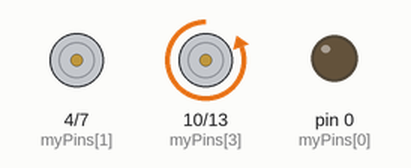
The sketch below on a simulated Arduino Uno, built with avr-gcc and run on an emulated ATmega328P. Shown: motor-driver pin pairs drawn as motors (green arrow = first pin HIGH = forward, orange = second pin HIGH = backward, longer = more drive), output pins drawn as LEDs (lit = HIGH). Random numbers use the default seed unless the sketch sets one.

Above: at 0.11 s.
At 5.71 s:
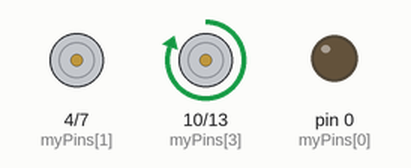
At 9.9 s:
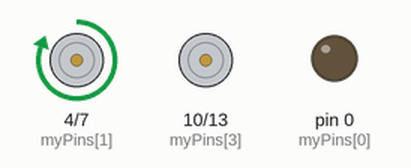
At 19.93 s:
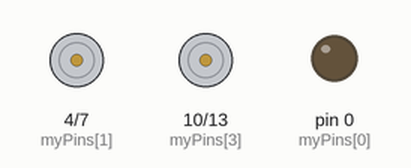
At 29.49 s:
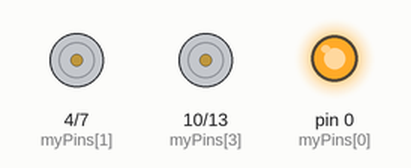
At 39.74 s:
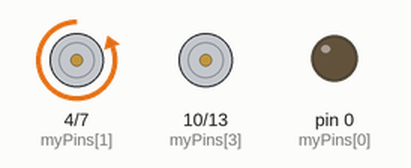
Timing chart, 0 to 40.0 s (numbered marks = the images above):
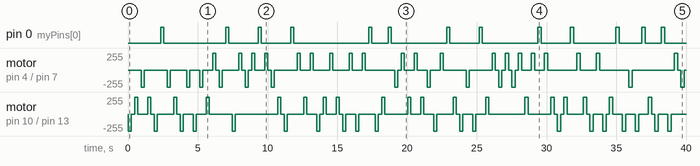

Measured:
- by itself, pin 0 (myPins[0]): LOW → HIGH at 2.3 s, → LOW 0.23 s later, → HIGH 4.4 s later, → LOW 0.23 s later, … (26 changes in this stretch)
- by itself, motor on pin 4 (myPins[1]) / pin 7 (myPins[2]): stopped → backward 255/255 at 0.93 s, → stopped 0.23 s later, → backward 255/255 1.6 s later, → stopped 0.23 s later, … (68 changes in this stretch)
- by itself, motor on pin 10 (myPins[3]) / pin 13 (myPins[4]): stopped → backward 255/255 at 0.00 s, → stopped 0.23 s later, → forward 255/255 0.23 s later, → stopped 0.23 s later, … (78 changes in this stretch)

The sketch:

RandomBlinkingLight.ino
```cpp
// myPins is an array of pin numbers
int myPins[] = {0, 4, 7, 10, 13};
int previousInt = 0;


// The amount of time that the LEDs will delay turning on and off
int delayTime = 233;

void setup()
{
  // Need to set the pin modes to OUTPUT
  // If you don't do this, the lights will show up as dim

  setPinModeAll();

}


void loop()
{
  // randomPin accepts one boolean parameter: isPinOn
  // isPinOn is the first parameter and will determine if the pin is on or off


  randomPin(true);

  randomPin(false);


}

// The function setPinModeAll() sets the pin mode of all LEDs in the array myPins
void setPinModeAll()
{
  for (int i = 0; i < 5; i++)
  {

    pinMode(myPins[i], OUTPUT);

  }
}

// This function turns on a random LED
void randomPin(bool isPinOn)
{
  // Generates a random integer between 0 and 5


  if (isPinOn)
  {
    digitalWrite(myPins[randomInt()], isPinOn);
    delay(delayTime);

  }
  else
  {
    for (int i = 0; i < 5; i++)
    {
      digitalWrite(myPins[i], isPinOn);
    }

    delay(delayTime);
  }
}

int randomInt()
{
  int currentInt = random(0, 5);

  do
  {
    currentInt = random(0, 5);

  } while (currentInt == previousInt);

  previousInt = currentInt;

  return currentInt;
}
```
